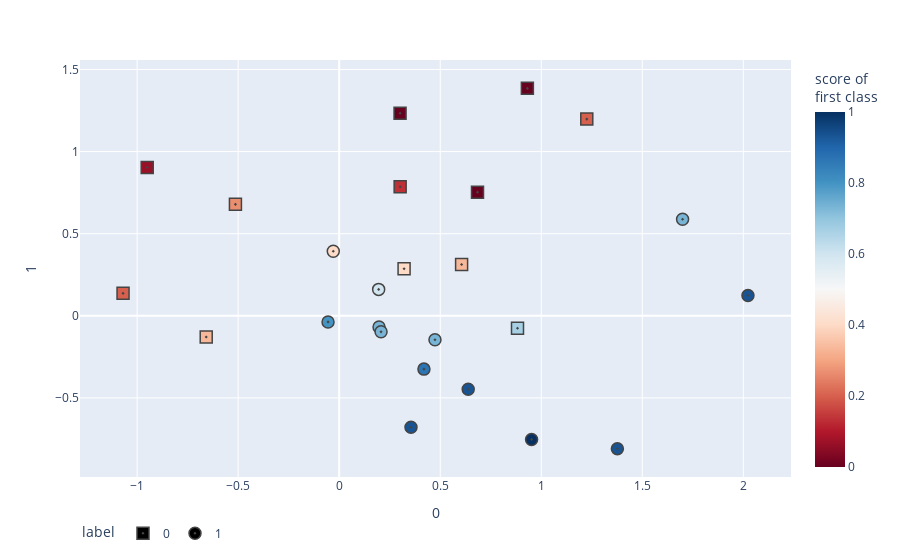

Source (notebook cell):
### Markdown cell above
## Visualize predictions on test split with plotly.express

### Code cell
# Load and split data
X, y = make_moons(noise=0.3, random_state=0)
X_train, X_test, y_train, y_test = train_test_split(
    X, y.astype(str), test_size=0.25, random_state=0)

# Fit the model on training data, predict on test data
clf = KNeighborsClassifier(15)
clf.fit(X_train, y_train)
y_score = clf.predict_proba(X_test)[:, 1]

fig = px.scatter(
    X_test, x=0, y=1,
    color=y_score, color_continuous_scale='RdBu',
    symbol=y_test, symbol_map={'0': 'square-dot', '1': 'circle-dot'},
    labels={'symbol': 'label', 'color': 'score of <br>first class'}
)
fig.update_traces(marker_size=12, marker_line_width=1.5)
fig.update_layout(legend_orientation='h')
fig.show()

### Figure 1 — Plotly figure (JSON) as saved in the notebook; plotly's stock layout.template omitted (floating-point values rounded to 4 significant figures)
{"data": [{"hovertemplate": "label=0<br>0=%{x}<br>1=%{y}<br>score of <br>first class=%{marker.color}<extra></extra>", "legendgroup": "0", "marker": {"color": [0.3333, 0.6667, 0, 0.4, 0.2667, 0.1333, 0.2, 0, 0.3333, 0.2, 0.06667, 0], "coloraxis": "coloraxis", "line": {"width": 1.5}, "size": 12, "symbol": "square-dot"}, "mode": "markers", "name": "0", "orientation": "v", "showlegend": true, "type": "scatter", "x": [0.6059, 0.8825, 0.3012, 0.3212, -0.5135, 0.3017, 1.225, 0.6845, -0.6581, -1.07, -0.95, 0.9313], "xaxis": "x", "y": [0.3125, -0.07576, 1.233, 0.2867, 0.6787, 0.786, 1.198, 0.7529, -0.1294, 0.1367, 0.9036, 1.385], "yaxis": "y"}, {"hovertemplate": "label=1<br>0=%{x}<br>1=%{y}<br>score of <br>first class=%{marker.color}<extra></extra>", "legendgroup": "1", "marker": {"color": [0.7333, 0.6, 0.9333, 0.9333, 0.9333, 0.7333, 0.9333, 1, 0.7333, 0.8667, 0.4, 0.7333, 0.8], "coloraxis": "coloraxis", "line": {"width": 1.5}, "size": 12, "symbol": "circle-dot"}, "mode": "markers", "name": "1", "orientation": "v", "showlegend": true, "type": "scatter", "x": [0.1973, 0.1954, 0.3554, 1.377, 2.023, 1.699, 0.6386, 0.9522, 0.474, 0.4195, -0.02922, 0.2072, -0.05514], "xaxis": "x", "y": [-0.06802, 0.1609, -0.6785, -0.8092, 0.1233, 0.5877, -0.4472, -0.7531, -0.1458, -0.3248, 0.3929, -0.09767, -0.03733], "yaxis": "y"}], "layout": {"autosize": true, "coloraxis": {"colorbar": {"title": {"text": "score of <br>first class"}}, "colorscale": [[0, "rgb(103,0,31)"], [0.1, "rgb(178,24,43)"], [0.2, "rgb(214,96,77)"], [0.3, "rgb(244,165,130)"], [0.4, "rgb(253,219,199)"], [0.5, "rgb(247,247,247)"], [0.6, "rgb(209,229,240)"], [0.7, "rgb(146,197,222)"], [0.8, "rgb(67,147,195)"], [0.9, "rgb(33,102,172)"], [1, "rgb(5,48,97)"]]}, "legend": {"orientation": "h", "title": {"text": "label"}, "tracegroupgap": 0}, "margin": {"t": 60}, "xaxis": {"anchor": "y", "autorange": true, "domain": [0, 1], "range": [-1.271, 2.225], "title": {"text": "0"}, "type": "linear"}, "yaxis": {"anchor": "x", "autorange": true, "domain": [0, 1], "range": [-1.0, 1.576], "title": {"text": "1"}, "type": "linear"}}}
